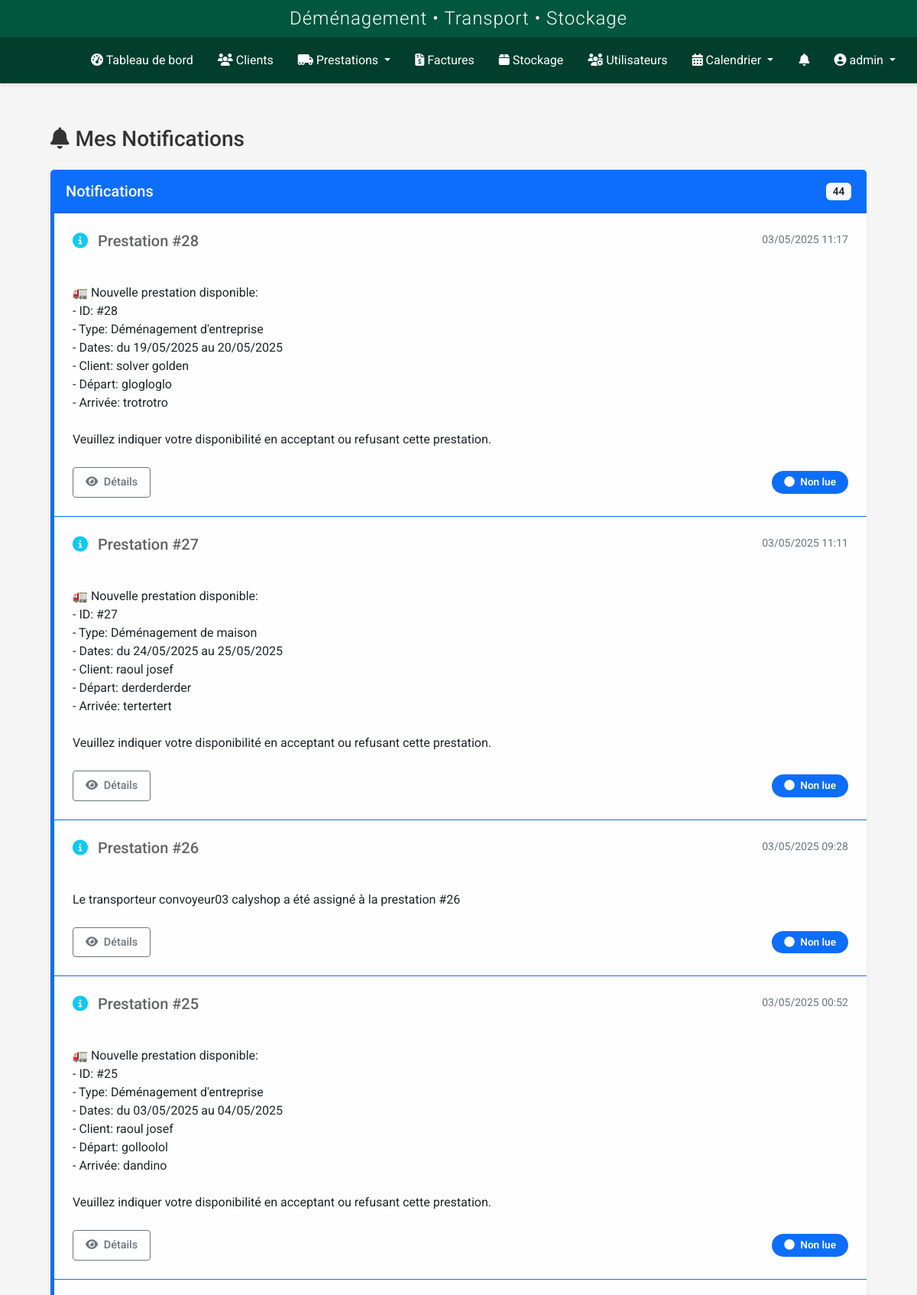
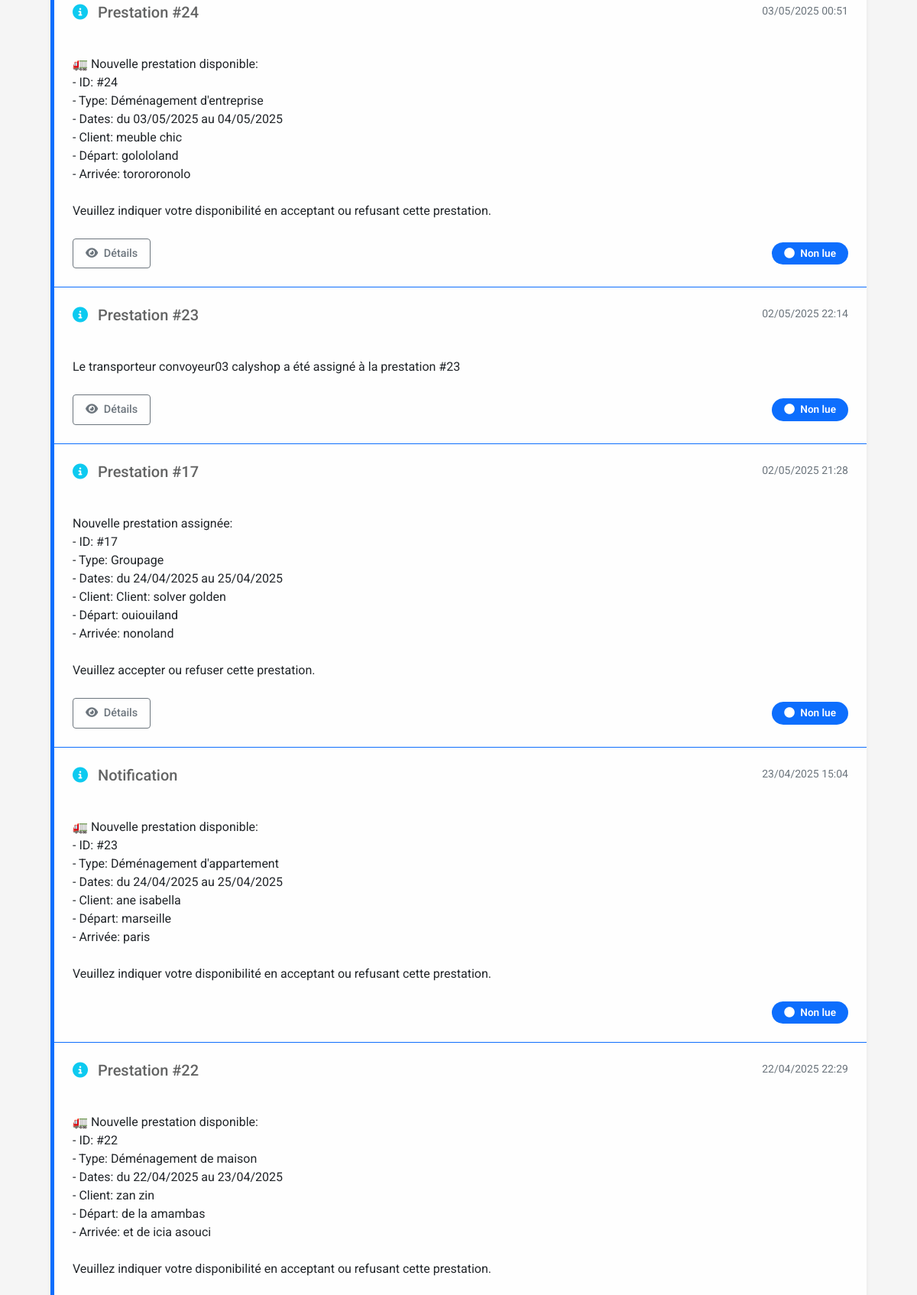
The app's page /transporteur/notifications (signed in, upper part) with its own data (2 pictures, top to bottom).
### models.py (models this page shows, shortened)
class User(UserMixin, db.Model):
    id = db.Column(db.Integer, primary_key=True)
    nom = db.Column(db.String(64), nullable=False)
    prenom = db.Column(db.String(64), nullable=False)
    username = db.Column(db.String(64), unique=True, nullable=False)
    email = db.Column(db.String(120), unique=True, nullable=True)
    password_hash = db.Column(db.String(256), nullable=False)
    role = db.Column(db.String(20), nullable=False, default='transporteur')
    statut = db.Column(db.String(20), nullable=False, default='actif')
    vehicule = db.Column(db.String(100), nullable=True)
    type_vehicule_id = db.Column(db.Integer, db.ForeignKey('type_vehicule.id'), nullable=True)
    permis_conduire = db.Column(db.String(50), nullable=True)
    notes = db.Column(db.Text, nullable=True)
    derniere_connexion = db.Column(db.DateTime, nullable=True)
    date_creation = db.Column(db.DateTime, nullable=False, default=datetime.utcnow)
    prestations = db.relationship('Prestation', secondary=prestation_transporteurs, back_populates='transporteurs')
    type_vehicule = db.relationship('TypeVehicule', backref='transporteurs')
    def is_admin(self):
        return self.role in ['admin', 'superadmin']
    def is_transporteur(self):
        return self.role == 'transporteur' or self.is_admin()

class Notification(db.Model):
    id = db.Column(db.Integer, primary_key=True)
    message = db.Column(db.Text, nullable=False)
    type = db.Column(db.String(50), nullable=False, default='info')  # info, success, warning, danger
    date_creation = db.Column(db.DateTime, nullable=False, default=datetime.utcnow)
    lu = db.Column(db.Boolean, default=False)
    statut = db.Column(db.String(50), nullable=False, default='non_lue')  # non_lue, lue, acceptee, refusee
    role_destinataire = db.Column(db.String(50), nullable=False)  # admin, commercial, transporteur
    user_id = db.Column(db.Integer, db.ForeignKey('user.id'), nullable=True)  # Si destiné à un utilisateur spécifique
    prestation_id = db.Column(db.Integer, db.ForeignKey('prestation.id'), nullable=True)
    stockage_id = db.Column(db.Integer, db.ForeignKey('stockage.id'), nullable=True)
    user = db.relationship('User', backref='notifications')
    prestation = db.relationship('Prestation', backref='notifications')
    stockage = db.relationship('Stockage', backref='notifications')

### routes/transporteur_prestations.py (the view)
@transporteur_prestations.route('/notifications')
@login_required
def notifications():
    if not (current_user.is_transporteur() or current_user.is_admin() or current_user.role in ['commercial', 'superadmin']):
        flash('Accès non autorisé.', 'danger')
        return redirect(url_for('dashboard.index'))
    try:
        if current_user.is_admin() or current_user.role == 'superadmin':
            notifications = Notification.query.order_by(Notification.date_creation.desc()).all()
        elif current_user.role == 'commercial':
            notifications = Notification.query.join(Prestation).filter(
                Prestation.commercial_id == current_user.id
            ).order_by(Notification.date_creation.desc()).all()
        else:
            notifications = Notification.query.filter_by(
                user_id=current_user.id,
                role_destinataire='transporteur'
            ).order_by(Notification.date_creation.desc()).all()
        for notif in notifications:
            if not notif.lu:
                notif.lu = True
                current_app.logger.info(f"Notification {notif.id} marquée comme lue pour {current_user.username}")
        db.session.commit()
        return render_template(
            'transporteur/notifications.html',
            title='Notifications',
            notifications=notifications
        )
    except Exception as e:
        current_app.logger.error(f"Erreur lors de l'affichage des notifications: {e}")
        db.session.rollback()
        flash("Une erreur s'est produite lors du chargement des notifications.", 'danger')
        return redirect(url_for('dashboard.index'))

### templates/transporteur/notifications.html (shortened to what this page needs)
{% extends 'base.html' %}
{% block content %}
<div class="container-fluid px-4 py-4">
    <h1 class="h3 mb-4"><i class="fas fa-bell me-2"></i>Mes Notifications</h1>
    <div class="card shadow-sm mb-4">
        <div class="card-header bg-primary text-white d-flex justify-content-between align-items-center">
            <h5 class="mb-0">Notifications</h5>
            <span class="badge bg-light text-dark">{{ notifications|length }}</span>
        </div>
        <div class="card-body p-0">
            {% if notifications %}
                <div class="list-group list-group-flush">
                    {% set unique_notifications = {} %}
                    {% for notification in notifications %}
                        {% if notification.prestation_id not in unique_notifications %}
                            {% set _ = unique_notifications.update({notification.prestation_id: notification}) %}
                        {% elif notification.date_creation > unique_notifications[notification.prestation_id].date_creation %}
                            {% set _ = unique_notifications.update({notification.prestation_id: notification}) %}
                        {% endif %}
                    {% endfor %}
                    {% for prestation_id, notification in unique_notifications.items() %}
                        <div class="list-group-item {% if notification.statut == 'non_lue' %}list-group-item-light border-start border-5 border-primary{% endif %} p-4">
                            <div class="d-flex w-100 justify-content-between align-items-start mb-3">
                                <h5 class="mb-1">
                                    {% if notification.type == 'info' %}
                                        <i class="fas fa-info-circle text-info me-2"></i>
                                    {% elif notification.type == 'success' %}
                                        <i class="fas fa-check-circle text-success me-2"></i>
                                    {% elif notification.type == 'warning' %}
                                        <i class="fas fa-exclamation-triangle text-warning me-2"></i>
                                    {% elif notification.type == 'danger' %}
                                        <i class="fas fa-times-circle text-danger me-2"></i>
                                    {% endif %}
                                    {% if notification.prestation_id %}
                                        Prestation #{{ notification.prestation_id }}
                                    {% else %}
                                        Notification
                                    {% endif %}
                                </h5>
                                <small class="text-muted">{{ notification.date_creation.strftime('%d/%m/%Y %H:%M') }}</small>
                            </div>
                            <div class="notification-message mb-4 text-dark">
                                {{ notification.message | safe }}
                            </div>
                            <div class="d-flex justify-content-between align-items-center">
                                <div class="btn-group">
                                    {% if notification.prestation_id %}
                                        <a href="{{ url_for('prestation.view', id=notification.prestation_id) }}"
                                        class="btn btn-outline-secondary">
                                            <i class="fas fa-eye me-1"></i> Détails
                                        </a>
                                    {% endif %}
                                </div>
                                <span class="badge {% if notification.statut == 'acceptee' %}bg-success{% elif notification.statut == 'refusee' %}bg-danger{% elif notification.statut == 'non_lue' %}bg-primary{% else %}bg-secondary{% endif %} rounded-pill px-3 py-2">
                                    {% if notification.statut == 'acceptee' %}
                                        <i class="fas fa-check me-1"></i> Acceptée
                                    {% elif notification.statut == 'refusee' %}
                                        <i class="fas fa-times me-1"></i> Refusée
                                    {% elif notification.statut == 'non_lue' %}
                                        <i class="fas fa-circle me-1"></i> Non lue
                                    {% else %}
                                        <i class="fas fa-check-circle me-1"></i> Lue
                                    {% endif %}
                                </span>
                            </div>
                        </div>
                    {% endfor %}
                </div>
            {% else %}
                <div class="text-center p-4">
                    <i class="fas fa-bell-slash fa-3x text-muted mb-3"></i>
                    <p class="text-muted">Aucune notification pour le moment.</p>
                </div>
            {% endif %}
        </div>
    </div>
</div>
{% endblock %}

### templates/base.html (shortened to what this page needs)
<!DOCTYPE html>
<html lang="fr">
<head>
    <link href="https://cdn.jsdelivr.net/npm/bootstrap@5.2.3/dist/css/bootstrap.min.css" rel="stylesheet">
    <link rel="stylesheet" href="https://cdnjs.cloudflare.com/ajax/libs/font-awesome/6.2.1/css/all.min.css">
    <link rel="stylesheet" href="https://cdnjs.cloudflare.com/ajax/libs/toastr.js/latest/toastr.min.css">
    <link href="https://cdn.jsdelivr.net/npm/fullcalendar@5.11.3/main.min.css" rel="stylesheet">
    <link href="https://cdn.jsdelivr.net/npm/summernote@0.8.18/dist/summernote-lite.min.css" rel="stylesheet">
    <link rel="stylesheet" href="{{ url_for('static', filename='css/style.css') }}">
    <link rel="stylesheet" href="{{ url_for('static', filename='css/notification-flash.css') }}">
    <link rel="stylesheet" href="{{ url_for('static', filename='css/notifications.css') }}">
    <link rel="stylesheet" href="{{ url_for('static', filename='css/prestations.css') }}">
    <link rel="stylesheet" href="{{ url_for('static', filename='css/custom-calendar.css') }}">
    <link rel="stylesheet" href="{{ url_for('static', filename='css/navbar-logos.css') }}">
    <link rel="stylesheet" href="{{ url_for('static', filename='css/whatsapp-buttons.css') }}">
    <link rel="stylesheet" href="{{ url_for('static', filename='css/quick-access-bubble.css') }}">
</head>
<body {% if current_user.is_authenticated %}data-user-role="{{ current_user.role }}" data-user-id="{{ current_user.id }}"{% endif %}>
    {% if current_user.is_authenticated %}
        <header>
            <div class="app-header">
                <h2>Déménagement • Transport • Stockage</h2>
            </div>
            <nav class="navbar navbar-dark navbar-expand-lg">
                <div class="container-fluid">
                    <a class="navbar-brand" href="{{ url_for('dashboard.index') }}">
                        <div class="logo-slideshow">
                        </div>
                    </a>
                    <div class="collapse navbar-collapse" id="navbarMain">
                        <ul class="navbar-nav me-auto mb-2 mb-lg-0">
                            <li class="nav-item">
                                <a class="nav-link {% if request.endpoint == 'dashboard.index' %}active{% endif %}" href="{{ url_for('dashboard.index') }}">
                                    <i class="fas fa-tachometer-alt"></i> Tableau de bord
                                </a>
                            </li>
                            <li class="nav-item">
                                <a class="nav-link {% if request.endpoint.startswith('client.') %}active{% endif %}" href="{{ url_for('client.index') }}">
                                    <i class="fas fa-users"></i> Clients
                                </a>
                            </li>
                            <li class="nav-item dropdown">
                                <a class="nav-link dropdown-toggle {% if request.endpoint.startswith('prestation.') %}active{% endif %}" href="#" id="prestationsDropdown" role="button" data-bs-toggle="dropdown" aria-expanded="false">
                                    <i class="fas fa-truck-moving"></i> Prestations
                                </a>
                            </li>
                            <li class="nav-item">
                                <a class="nav-link {% if request.endpoint.startswith('facture.') %}active{% endif %}" href="{{ url_for('facture.index') }}">
                                    <i class="fas fa-file-invoice-dollar"></i> Factures
                                </a>
                            </li>
                            <li class="nav-item">
                                <a class="nav-link {% if request.endpoint.startswith('stockage.') %}active{% endif %}" href="{{ url_for('stockage.index') }}">
                                    <i class="fas fa-box"></i> Stockage
                                </a>
                            </li>
                            {% if current_user.is_admin %}
                            <li class="nav-item">
                                <a class="nav-link {% if request.endpoint.startswith('user.') %}active{% endif %}" href="{{ url_for('user.index') }}">
                                    <i class="fas fa-users-cog"></i> Utilisateurs
                                </a>
                            </li>
                            {% endif %}
                            <li class="nav-item dropdown">
                                <a class="nav-link dropdown-toggle {% if request.endpoint.startswith('calendrier.') %}active{% endif %}" href="#" id="calendrierDropdown" role="button" data-bs-toggle="dropdown" aria-expanded="false">
                                    <i class="fas fa-calendar-alt"></i> Calendrier
                                </a>
                            </li>
                        </ul>
                        <ul class="navbar-nav">
                            {% if current_user.is_authenticated and (current_user.is_transporteur() or current_user.is_admin() or current_user.role in ['commercial', 'superadmin']) %}
                            <li class="nav-item">
                                <a href="{{ url_for('transporteur_prestations.notifications') }}" class="nav-link position-relative">
                                    <i class="fas fa-bell"></i>
                                </a>
                            </li>
                            {% endif %}
                            <li class="nav-item dropdown">
                                <a class="nav-link dropdown-toggle" href="#" id="userDropdown" role="button" data-bs-toggle="dropdown">
                                    <i class="fas fa-user-circle"></i> {{ current_user.username }}
                                </a>
                            </li>
                        </ul>
                    </div>
                </div>
            </nav>
        </header>
        <main class="main-content">
            <div class="container">
                {% block content %}{% endblock %}
            </div>
        </main>
    {% else %}
        <main class="main-content">
            <div class="container">
                {% block auth_content %}{% endblock %}
            </div>
        </main>
    {% endif %}
</body>
</html>

### records on screen
User: username "admin"
Notification: type "info" (drawn), prestation_id "28", date_creation "03/05/2025 11:17", message "🚛 Nouvelle prestation disponible: - ID: #28 - Type: Déménagement d'entreprise - Dates: du 19/05/2025 au 20/05/2025 - Client: solver golden - Départ: glogloglo - Arrivée: trotrotro Veuillez indiquer votre disponibilité en acceptant ou refusant cette prestation.", statut "non_lue" (drawn)
Notification: type "info" (drawn), prestation_id "27", date_creation "03/05/2025 11:11", message "🚛 Nouvelle prestation disponible: - ID: #27 - Type: Déménagement de maison - Dates: du 24/05/2025 au 25/05/2025 - Client: raoul josef - Départ: derderderder - Arrivée: tertertert Veuillez indiquer votre disponibilité en acceptant ou refusant cette prestation.", statut "non_lue" (drawn)
Notification: type "info" (drawn), prestation_id "26", date_creation "03/05/2025 09:28", message "Le transporteur convoyeur03 calyshop a été assigné à la prestation #26", statut "non_lue" (drawn)
Notification: type "info" (drawn), prestation_id "25", date_creation "03/05/2025 00:52", message "🚛 Nouvelle prestation disponible: - ID: #25 - Type: Déménagement d'entreprise - Dates: du 03/05/2025 au 04/05/2025 - Client: raoul josef - Départ: golloolol - Arrivée: dandino Veuillez indiquer votre disponibilité en acceptant ou refusant cette prestation.", statut "non_lue" (drawn)
Notification: type "info" (drawn), prestation_id "24", date_creation "03/05/2025 00:51", message "🚛 Nouvelle prestation disponible: - ID: #24 - Type: Déménagement d'entreprise - Dates: du 03/05/2025 au 04/05/2025 - Client: meuble chic - Départ: golololand - Arrivée: torororonolo Veuillez indiquer votre disponibilité en acceptant ou refusant cette prestation.", statut "non_lue" (drawn)
Notification: type "info" (drawn), prestation_id "23", date_creation "02/05/2025 22:14", message "Le transporteur convoyeur03 calyshop a été assigné à la prestation #23", statut "non_lue" (drawn)
Notification: type "info" (drawn), prestation_id "17", date_creation "02/05/2025 21:28", message "Nouvelle prestation assignée: - ID: #17 - Type: Groupage - Dates: du 24/04/2025 au 25/04/2025 - Client: Client: solver golden - Départ: ouiouiland - Arrivée: nonoland Veuillez accepter ou refuser cette prestation.", statut "non_lue" (drawn)
Notification: type "info" (drawn), shows "Notification", date_creation "23/04/2025 15:04", message "🚛 Nouvelle prestation disponible: - ID: #23 - Type: Déménagement d'appartement - Dates: du 24/04/2025 au 25/04/2025 - Client: ane isabella - Départ: marseille - Arrivée: paris Veuillez indiquer votre disponibilité en acceptant ou refusant cette prestation.", statut "non_lue" (drawn)
Notification: type "info" (drawn), prestation_id "22", date_creation "22/04/2025 22:29", message "🚛 Nouvelle prestation disponible: - ID: #22 - Type: Déménagement de maison - Dates: du 22/04/2025 au 23/04/2025 - Client: zan zin - Départ: de la amambas - Arrivée: et de icia asouci Veuillez indiquer votre disponibilité en acceptant ou refusant cette prestation."

### other values on screen
{{ notifications|length }} "44"
